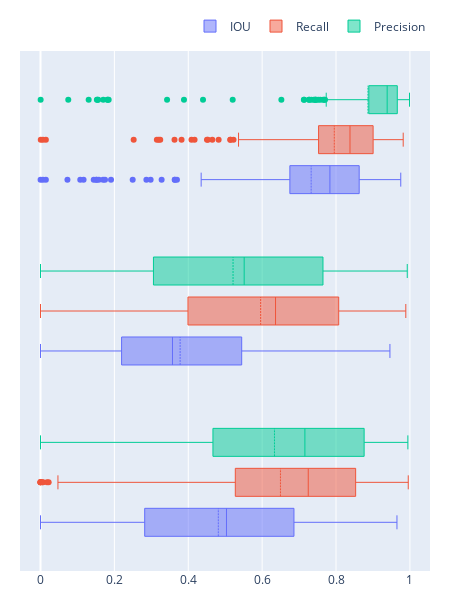

The notebook cell saved with this chart:
### Code cell
mi30test['Exp'] = 'MI 30 Extrapolate'
mi30['Exp'] = 'MI 30'
minational['Exp'] = 'MI National'

df = pd.concat([minational, mi30test, mi30])
plot_multibox(df)

### Figure 1 — Plotly figure (JSON) as saved in the notebook; plotly's stock layout.template omitted (floating-point values rounded to 4 significant figures; data arrays with more than 128 entries replaced by an {"elided": "..."} marker saying what was removed)
{"data": [{"boxmean": true, "line": {"width": 1}, "name": "IOU", "orientation": "h", "type": "box", "x": {"elided": "786 float values"}, "y": {"elided": "786 str values"}}, {"boxmean": true, "line": {"width": 1}, "name": "Recall", "orientation": "h", "type": "box", "x": {"elided": "786 float values"}, "y": {"elided": "786 str values"}}, {"boxmean": true, "line": {"width": 1}, "name": "Precision", "orientation": "h", "type": "box", "x": {"elided": "786 float values"}, "y": {"elided": "786 str values"}}], "layout": {"boxmode": "group", "height": 600, "legend": {"orientation": "h", "x": 1, "xanchor": "right", "y": 1.02, "yanchor": "bottom"}, "margin": {"b": 20, "l": 20, "r": 20, "t": 20}, "width": 450, "yaxis": {"showticklabels": false, "visible": false}}}
